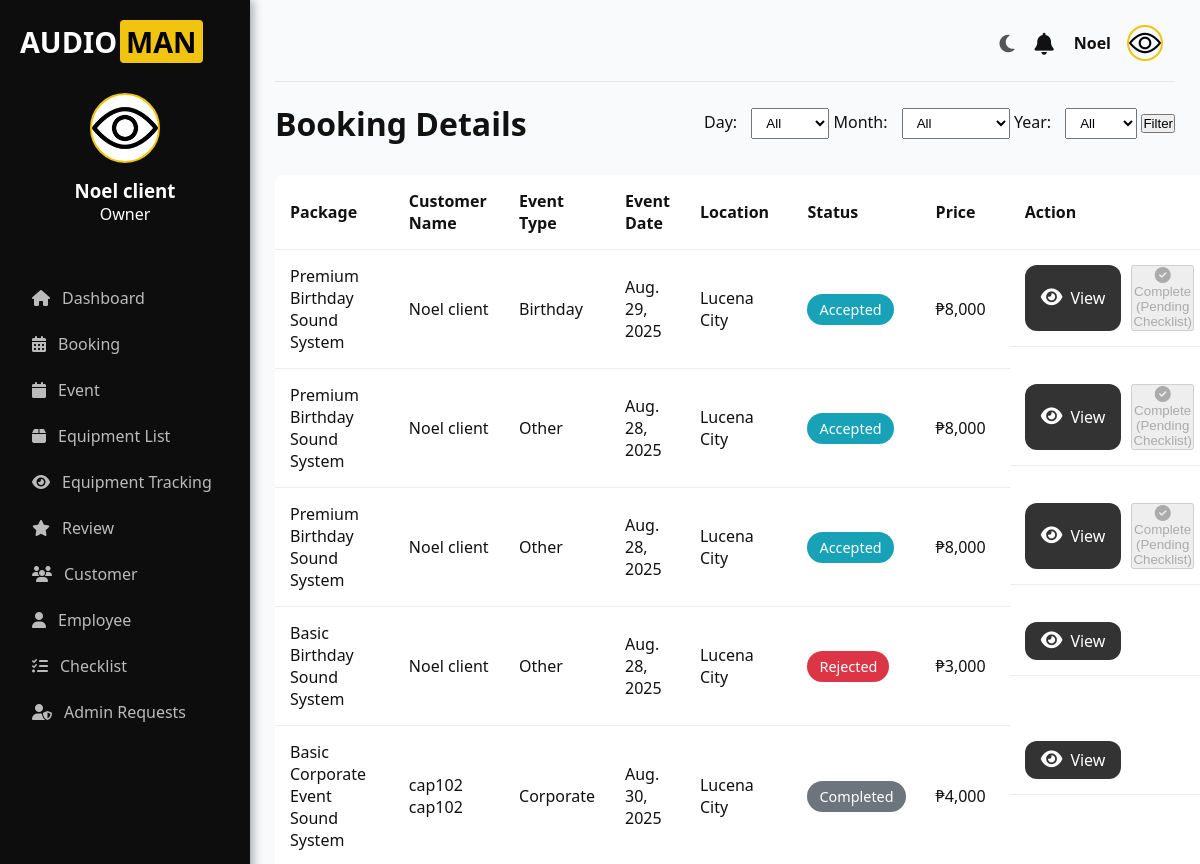
/accounts/booking/ (signed in, upper part), run on an earlier commit of the app's database.
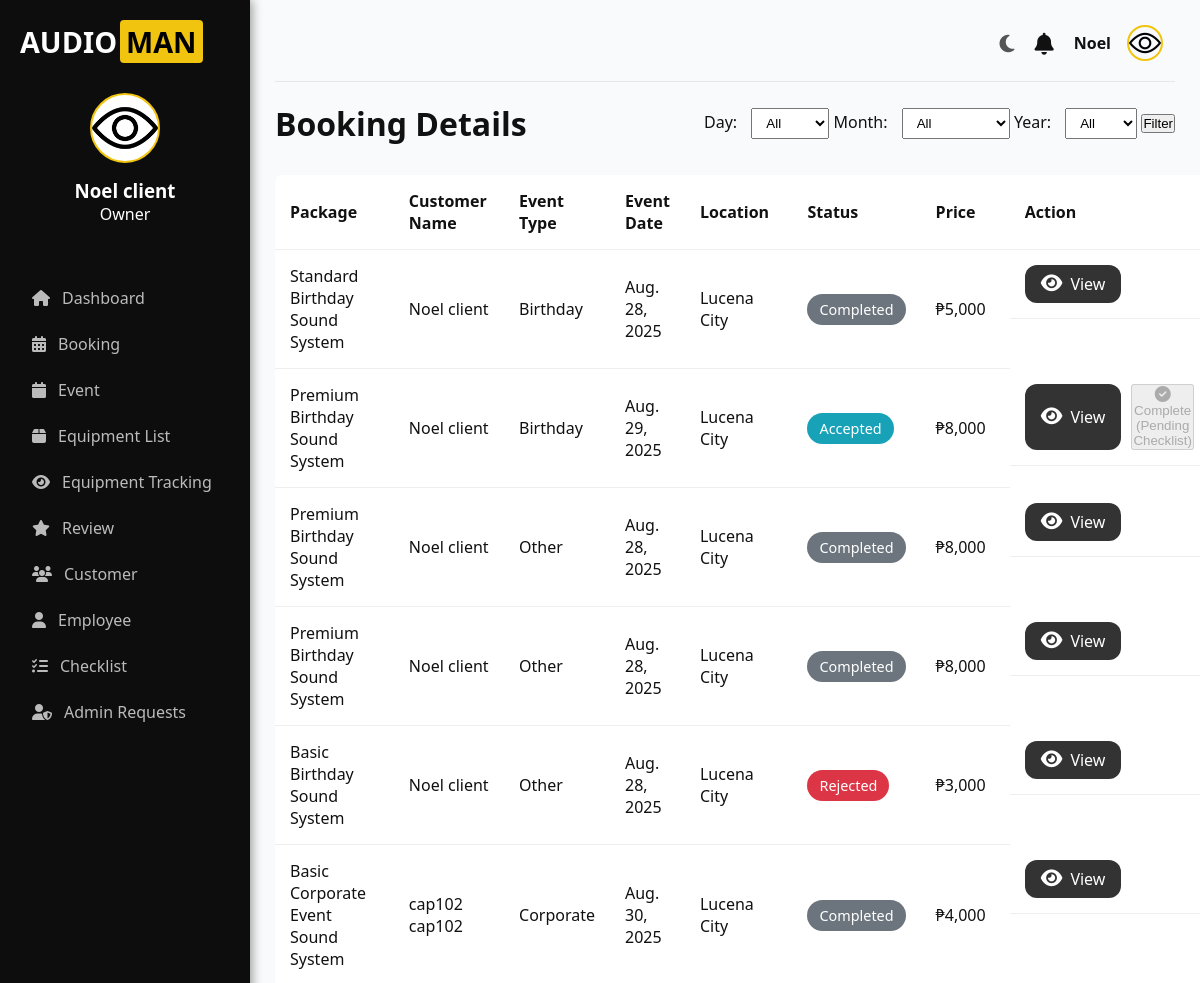
And on a later commit of the database.
### accounts/models.py (models this page shows, shortened)
class Booking(models.Model):
    STATUS_CHOICES = [
        ('Processing', 'Processing'),
        ('Approved', 'Approved'),
        ('Rejected', 'Rejected'),
        ('Completed', 'Completed'),
    ]
    user = models.ForeignKey(User, on_delete=models.CASCADE)
    package = models.ForeignKey('ServicePackage', on_delete=models.CASCADE)
    full_name = models.CharField(max_length=100)
    email = models.EmailField()
    contact_number = models.CharField(max_length=20)
    event_date = models.DateField()
    event_time = models.TimeField()
    end_time = models.TimeField(null=True, blank=True)
    event_type = models.CharField(max_length=100)
    location = models.CharField(max_length=255)
    fulladdress = models.CharField(max_length=255, blank=True, null=True)
    audience_size = models.IntegerField()
    status = models.CharField(max_length=50, choices=STATUS_CHOICES, default='Processing')
    price = models.CharField(max_length=20)
    created_at = models.DateTimeField(default=timezone.now)
    cancel_reason = models.TextField(blank=True, null=True)
    reject_reason = models.TextField(null=True, blank=True)

class ServicePackage(models.Model):
    title = models.CharField(max_length=100)
    description = models.TextField()
    price = models.CharField(max_length=20)
    equipment = models.ManyToManyField(Equipment, through='PackageEquipment')

### accounts/views.py (the view)
    def wrapper(request, *args, **kwargs):
        if not request.user.is_authenticated:
            print("User is not authenticated.")  # Debugging line
            return redirect("login")
        if not request.user.is_staff and not request.user.is_superuser:
            print(f"User {request.user.username} does not have admin privileges.")  # Debugging line
            raise PermissionDenied  # User is denied access
        return view_func(request, *args, **kwargs)

### accounts/views.py (called while the page is built)
def admin_only(view_func):
    def wrapper(request, *args, **kwargs):
        if not request.user.is_authenticated:
            print("User is not authenticated.")  # Debugging line
            return redirect("login")
        if not request.user.is_staff and not request.user.is_superuser:
            print(f"User {request.user.username} does not have admin privileges.")  # Debugging line
            raise PermissionDenied  # User is denied access
        return view_func(request, *args, **kwargs)
    return wrapper

### accounts/templates/client/booking.html (shortened to what this page needs)
{% extends 'client-base.html' %}
{% block content %}
<header class="header">
    <h1>Booking Details</h1>
    <div class="filters">
        <form method="get">
            <label for="filter_day">Day:</label>
            <select id="filter_day" name="filter_day">
                <option value="">All</option>
            </select>
            <label for="filter_month">Month:</label>
            <select id="filter_month" name="filter_month">
                <option value="">All</option>
            </select>
            <label for="filter_year">Year:</label>
            <select id="filter_year" name="filter_year">
                <option value="">All</option>
            </select>
                <button type="submit">Filter</button>
        </form>
    </div>
</header>
<table class="booking-table">
    <thead>
        <tr>
            <th>Package</th>
            <th>Customer Name</th>
            <th>Event Type</th>
            <th>Event Date</th>
            <th>Location</th>
            <th>Status</th>
            <th>Price</th>
            <th>Action</th>
        </tr>
    </thead>
<tbody>
{% for booking in bookings %}
<tr>
    <td>{{ booking.package.title }}</td>
    <td>{{ booking.full_name }}</td>
    <td>{{ booking.event_type }}</td>
    <td>{{ booking.event_date }}</td>
    <td>{{ booking.location }}</td>
    <td>
        <span class="badge
            {% if booking.status == 'Processing' %}processing
            {% elif booking.status == 'Accepted' %}accepted
            {% elif booking.status == 'Rejected' %}rejected
            {% elif booking.status == 'Cancelled' %}cancelled
            {% else %}not-processed{% endif %}">
            {{ booking.status }}
        </span>
    </td>
    <td>{{ booking.price }}</td>
    <td class="actions">
        <a href="javascript:void(0);" class="view" onclick="openModal({{ booking.id }})">
            <i class="fa fa-eye"></i> View
        </a>
        {% if booking.status == 'Processing' %}
            <a href="javascript:void(0);" class="accept" onclick="confirmAction('{% url 'accept_booking' booking.id %}', 'accept')">
                <i class="fa fa-check"></i> Accept
            </a>
            <a href="javascript:void(0);" class="reject" onclick="rejectBooking('{% url 'reject_booking' booking.id %}')">
                <i class="fa fa-times"></i> Reject
            </a>
        {% elif booking.status == 'Accepted' %}
            {% if booking.checklist.is_confirmed %}
                <a href="javascript:void(0);" class="complete" onclick="confirmAction('{% url 'complete_booking' booking.id %}', 'complete')">
                    <i class="fa fa-check-circle"></i> Complete
                </a>
            {% else %}
                <button class="btn btn-secondary" disabled>
                    <i class="fa fa-check-circle"></i> Complete (Pending Checklist)
                </button>
            {% endif %}
        {% endif %}
    </td>
</tr>
{% empty %}
<tr>
    <td colspan="9">You have no bookings yet.</td>
</tr>
{% endfor %}
</tbody>
</table>
{% endblock %}

What changed in the data, as far as the page shows it:
added Booking: package "Standard Birthday Sound System", full_name "Noel client", event_type "Birthday", event_date "Aug. 28, 2025", location "Lucena City", status "Completed", price "₱5,000"
changed Booking (number 3 of 6 on the later page): status "Accepted" → "Completed"; no longer shows "Complete (Pending Checklist)"
changed Booking (number 4 of 6 on the later page): status "Accepted" → "Completed"; no longer shows "Complete (Pending Checklist)"
